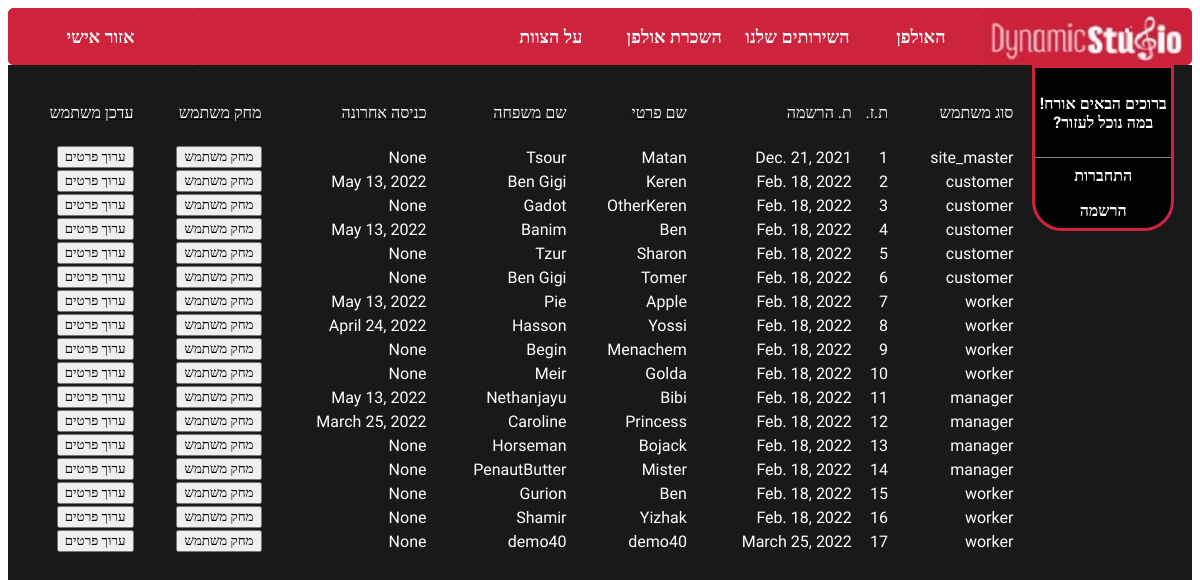
Page /admin_update_details/ on the earlier database version.
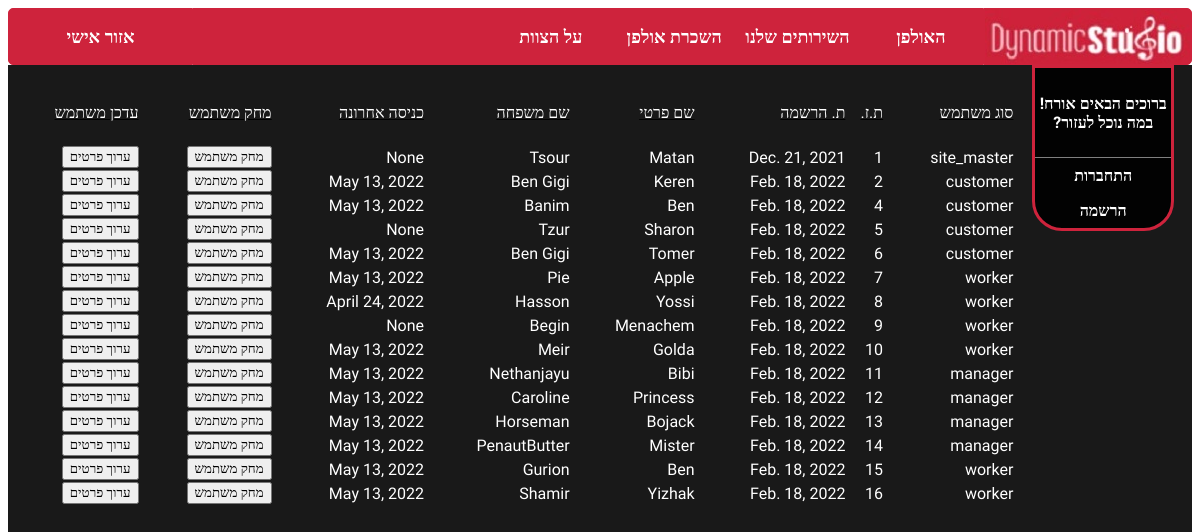
Same page on the later database version.
### studio/models.py (models this page shows, shortened)
class User(models.Model):
    id = models.AutoField(primary_key=True)
    user_type = models.ForeignKey(
        User_Type, on_delete=models.CASCADE, related_name='users')
    fname = models.CharField(max_length=100)
    lname = models.CharField(max_length=100)
    city = models.CharField(max_length=100, blank=True)
    phone = models.CharField(max_length=12, blank=True)
    dob = models.DateField(max_length=8, blank=True, null=True)
    dor = models.DateField(max_length=8, blank=True, null=True,
                           editable=False, auto_now_add=True)  # date of registration
    organization = models.CharField(max_length=100, blank=True)
    last_login = models.DateField(blank=True, null=True)

class User_Type(models.Model):
    id = models.AutoField(primary_key=True)
    type = models.CharField(max_length=100)
    def __str__(self):
        return self.type

### studio/views.py (the view, shortened to what this page needs)
# urls.py: path("admin_update_details/",views.admin_update_details.as_view(),name="admin_update_details"),
class admin_update_details(View):
    def get(self, request):
        users = User.objects.all()
        return render(request, "studio/pages/admin_update_details_page/admin_update_details.html",
                      {"users": users})

### studio/templates/studio/pages/admin_update_details_page/admin_update_details.html (shortened to what this page needs)
{% extends 'base.html' %}
{% load static %}
{% block css_files %}
<link rel="stylesheet" href="{% static "admin_details_update_css.css" %}">
{% endblock css_files %}
{% block content%}
<br>
<table>
	<tr  style="text-decoration: underline;">
		<td style="height: 24px" class="auto-style1">סוג משתמש</td>
        <td style="height: 24px" class="auto-style1">ת.ז.</td>
		<td style="height: 24px" class="auto-style1"> ת. הרשמה</td>
		<td style="height: 24px" class="auto-style1">שם פרטי</td>
		<td style="height: 24px" class="auto-style1">שם משפחה</td>
		<td style="height: 24px" class="auto-style1">כניסה אחרונה</td>
		<td style="height: 24px" class="auto-style1">מחק משתמש</td>
		<td style="height: 24px" class="auto-style1">עדכן משתמש</td>
	</tr>
    <tr>
		<td colspan="5"><br></td>
	</tr>
    {% for u  in  users %}
	<tr>
        <td>{{u.user_type}}</td>
        <td>{{u.id}}</td>
        <td>{{u.dor}}</td>
		<td>{{u.fname}}</td>
        <td>{{u.lname}}</td>
        <td>{{u.last_login}}</td>
		{% include "studio/pages/admin_update_details_page/includes/admin_update_details_buttons.html"%}
	</tr>
    {% endfor %}
	<tr>
		<td colspan="5"><br></td>
	</tr>
</table>
{%endblock%}

### templates/base.html (shortened to what this page needs)
{% load static %}
<html lang="he">
   <head>
      <link rel="stylesheet" href="{% static "base_page.css" %}">
         {% block css_files %}
         {% endblock css_files %}
   </head>
   <body>
	{% include "studio/includes/mainframe/top_headers.html" %}
   <table class="content_table" width="100%" dir="rtl" cellspacing="0" cellpadding="0">
       <tr>
          <td class="content_table" width="15%" valign="top">
             {% include "studio/includes/mainframe/side_menu_main.html" %}
          <td class="content_table" width="85%" valign="top" align="center">
             {% block content%}
             {% endblock content%}
          </td>
   </body>
</html>

### studio/templates/studio/includes/mainframe/top_headers.html
{% load static%}
<table class="headers"  dir="rtl" align="center" cellspacing="0" cellpadding="0">
    <tr class="headers">
    <td class="headers" name="logo" style="width: 5%">
        <img src="{% static "studio/images/logo2.jpg" %}" />
        </td>
    <td class="headers" style="width: 10%">
        <a class="headers" href="https://dynamicstudio.co.il/">האולפן</a>
    </td>
    <td class="headers" style="width: 10%">
    <a class="headers" href="https://dynamicstudio.co.il/music-prod/">השירותים שלנו</a></td>
    <td class="headers" style="width: 10%">
        <a class="headers" href="https://dynamicstudio.co.il/rent/">השכרת אולפן</a>
    </td>
    <td class="headers" style="width: 10%">
        <a class="headers" href="https://dynamicstudio.co.il/team/">על הצוות</a>
    </td>
    <td class="headers" style="width: 12%">
    &nbsp;</td>
    <td class="headers" style="width: 12%">
    &nbsp;</td>
    <td class="headers" style="width: 15%">
    {% if request.session.is_logged_in%}
    <br>
    <a class="headers" href="{% url "logout_link"  %}">התנתק</a>
    {%else %}
    <a class="headers" href="{% url "index-page"  %}">אזור אישי</a>
    {%endif%}
</td>
    </tr>
</table>

### studio/templates/studio/includes/mainframe/side_menu_main.html
{% if  'customer' in request.session.user_type %}
{% include "studio/includes/mainframe/side_menus/side_menu_customer.html" %}
{% elif  'worker' in request.session.user_type %}
{% include "studio/includes/mainframe/side_menus/side_menu_worker.html" %}
{% elif 'manager' in request.session.user_type %}
{% include "studio/includes/mainframe/side_menus/side_menu_manager.html" %}
{% else %}
{% include "studio/includes/mainframe/side_menus/side_menu_guest.html" %}
{% endif %}

### studio/templates/studio/includes/mainframe/side_menus/side_menu_guest.html
<table class="side_menu" style="width: 80%" align="center" >
    <tr class="first_row">
       <td class="first_td">ברוכים הבאים אורח! <br> במה נוכל לעזור?</td>
    </tr>
    <tr class="side_menu">
       <td class="side_menu">
         <a class="side_menu_link" href="{% url "index-page"  %}">התחברות</a></td>
    </tr>
    <tr class="side_menu">
       <td class="side_menu">הרשמה</td>
    </tr>
 </table>
</body>

### studio/templates/studio/pages/admin_update_details_page/includes/admin_update_details_buttons.html (shortened to what this page needs)
{% load static %}
        <td><button class="button" onclick="return delete_user('{% url 'delete_user' user_id=u.id  %}') ">מחק משתמש</button> </td>
        <td><button class="button" onclick="openInNewTab('{% url "update_personal_details" user_id=u.id%}')">ערוך פרטים</button> </td>

### static/base_page.css (style rules this page uses)
* { font-family: "Assistant" }
body, html { height: 100%; }
table.side_menu { background-color: rgba(0, 0, 0, 0.9); border: 3px #CE233C solid; border-radius: 0px 0px 30px 30px; border-collapse: separate; border-spacing: 0; }
td.side_menu { color: white; text-align: center; height: 35px; font-weight: 900; }
td.first_td { color: white; text-align: center; border-bottom: 1px gray solid; height: 90px; font-weight: 900; }
table.content_table { background-color: rgba(0, 0, 0, 0.9); height: 100%; background-position: center; background-repeat: no-repeat; background-size: cover; border-collapse: separate; border-spacing: 0; }
td.content_table { color: white; }
table.headers { border-collapse: separate; width: 100%; height: 7%; border-collapse: separate; border-spacing: 0; }
a.headers { font-family: Assistant; text-align: center; text-decoration: none; font-size: 18px; font-weight: 900; color: white; }
td.headers { border: solid 1px #CE233C; background-color: #CE233C; font-family: Assistant; text-align: center; font-size: 18px; font-weight: 900; color: white; }
tr.headers:first-child td:first-child { border-top-right-radius: 5px; }
tr.headers:first-child td:last-child { border-top-left-radius: 5px; }
tr.headers:last-child td:first-child { border-bottom-right-radius: 5px; }
tr.headers:last-child td:last-child { border-bottom-left-radius: 5px; }
.side_menu_link { color: white; text-decoration: none; }

### static/admin_details_update_css.css (style rules this page uses)
table { width: 100%; border-collapse: collapse; }
td { color: rgb(255, 255, 255); }

Differences in the rows shown:
removed User: user_type "customer", id "3", dor "Feb. 18, 2022", fname "OtherKeren", lname "Gadot", last_login "None"
removed User: user_type "worker", id "17", dor "March 25, 2022", fname "demo40", lname "demo40", last_login "None"
changed User "Tomer": last_login "None" → "May 13, 2022"
changed User "Golda": last_login "None" → "May 13, 2022"
changed User "Princess": last_login "March 25, 2022" → "May 13, 2022"
changed User "Bojack": last_login "None" → "May 13, 2022"
changed User "Mister": last_login "None" → "May 13, 2022"
changed User "Gurion": last_login "None" → "May 13, 2022"
changed User "Yizhak": last_login "None" → "May 13, 2022"
